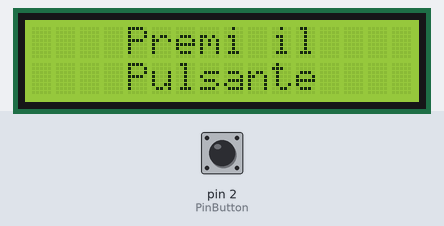
Recording of a sketch running on a simulated Arduino Uno, built with avr-gcc and run on an emulated ATmega328P. Shown: 16×2 character LCD. The test bench sets the inputs (shaded band); at power-on: pin 2 (PinButton) LOW. Random numbers use the default seed unless the sketch sets one.

Above: at 1.2 s.
1.3 s: pin 2 (PinButton) pulled HIGH for 0.15 s
At 2.6 s:
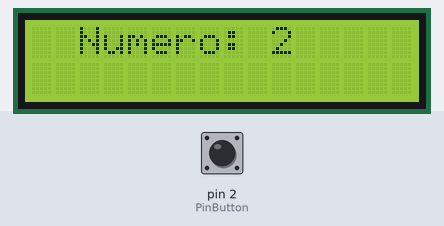
4.4 s: pin 2 (PinButton) pulled HIGH for 3.2 s
At 7.0 s:
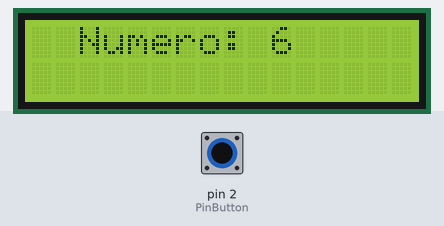
9.9 s: pin 2 (PinButton) pulled HIGH for 1 s
At 10.5 s:
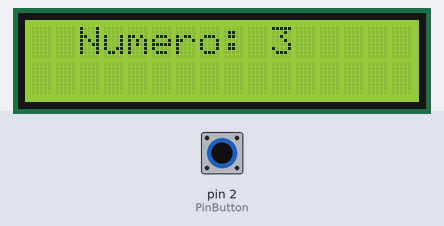
13.4 s: pin 2 (PinButton) pulled HIGH for 0.15 s
At 14.1 s:
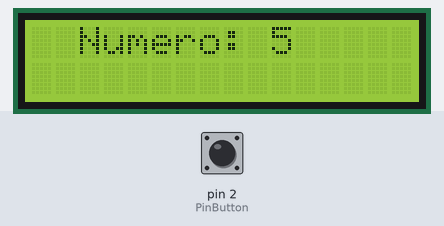
Timing chart, 0 to 16.4 s (numbered marks = the images above; inputs shaded):
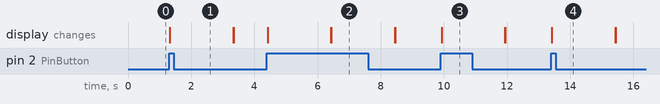

The sketch:

Numeri_Random_Bottone.ino
```cpp
#include <Adafruit_LiquidCrystal.h> //includic libreria per il display LCD

Adafruit_LiquidCrystal lcd_1(0);

int PinButton = 2; //pin del pulsante

void setup()
{
 lcd_1.begin(16, 2);
 pinMode(PinButton,INPUT);
 lcd_1.setCursor(0, 0);
}

void loop()
{

 if(digitalRead(PinButton) == HIGH)
 {
   lcd_1.clear();
   int numero = random(1, 7); //numero casuale tra 1 e 6
   lcd_1.setCursor(2, 0);
   lcd_1.print("Numero: ");
   lcd_1.print(numero);
   delay(2000);
   lcd_1.clear();
 }
 else if(digitalRead(PinButton) == LOW)
 {
   lcd_1.setCursor(4, 0);
   lcd_1.print("Premi il");
   lcd_1.setCursor(4, 1);
   lcd_1.print("Pulsante");

 }
}
```

Measured:
- after the input at 1.3 s, the display: changes at once (image 1)
- after the input at 4.4 s, the display: first changes at once (image 2 shows a later state)
- after the input at 9.9 s, the display: changes at once (image 3)
- after the input at 13.4 s, the display: changes at once (image 4)
